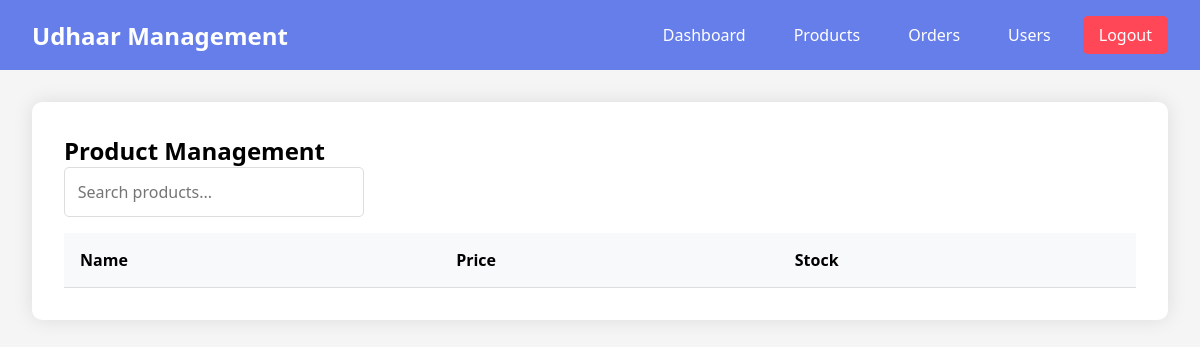
The page /products/ (signed in) on the database as committed earlier.
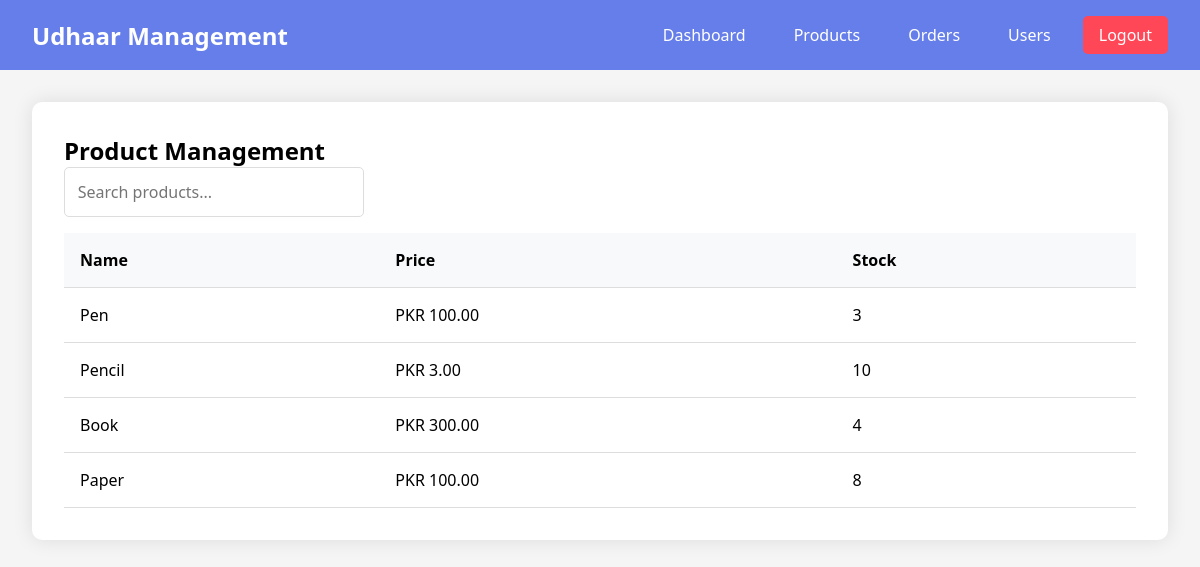
The same page on the database as committed later.
### myapp/models.py (models this page shows, shortened)
class Product(models.Model):
    name = models.CharField(max_length=255)
    price = models.DecimalField(max_digits=10, decimal_places=2)
    stock = models.IntegerField(default=0)
    created_at = models.DateTimeField(auto_now_add=True)
    updated_at = models.DateTimeField(auto_now=True)

### myapp/views.py (the view)
# urls.py: path('products/', views.products, name='products'),
@login_required
def products(request):
    print("Checking product permissions...")
    can_add_product = request.user.has_perm('myapp.add_product')
    can_change_product = request.user.has_perm('myapp.change_product')
    can_delete_product = request.user.has_perm('myapp.delete_product')
    if not request.user.has_perm('myapp.view_product'):
        return render(request, 'myapp/permission_denied.html')
    products = Product.objects.all()
    context = {
        'products': products,
        'can_add_product': can_add_product,
        'can_change_product': can_change_product,
        'can_delete_product': can_delete_product,
    }
    return render(request, 'myapp/products.html', context)

### myapp/templates/myapp/products.html (shortened to what this page needs)
{% extends 'myapp/base.html' %}
{% block content %}
<section id="products" class="section">
  <h2>Product Management</h2>
  <div class="search-container">
    <input
      type="text"
      id="productSearch"
      class="search-input"
      placeholder="Search products..."
    />
  </div>
  <div id="productsList" class="list-container">
    <table>
      <tr>
        <th>Name</th>
        <th>Price</th>
        <th>Stock</th>
      </tr>
      {% for product in products %}
      <tr>
        <td>{{ product.name }}</td>
        <td>PKR {{ product.price }}</td>
        <td>{{ product.stock }}</td>
      </tr>
      {% endfor %}
    </table>
  </div>
</section>
{% endblock %}

### myapp/templates/myapp/base.html (shortened to what this page needs)
{% load static %}
<!DOCTYPE html>
<html lang="en">
  <head>
    <link rel="stylesheet" href="{% static 'myapp/css/styles.css' %}" />
  </head>
  <body>
    {% if user.is_authenticated %}
    <nav class="navbar">
      <div class="logo">Udhaar Management</div>
      <div class="nav-links">
        <a href="{% url 'dashboard' %}" class="nav-btn">Dashboard</a>
        {% if perms.myapp.view_product %}
        <a href="{% url 'products' %}" class="nav-btn">Products</a>
        {% endif %}
        {% if perms.myapp.view_order %}
        <a href="{% url 'orders' %}" class="nav-btn">Orders</a>
        {% endif %}
        {% if perms.myapp.view_user %}
        <a href="{% url 'users' %}" class="nav-btn">Users</a>
        {% endif %}
        <a href="{% url 'logout' %}" class="nav-btn logout">Logout</a>
      </div>
    </nav>
    {% endif %}
    <div class="container">
      {% block content %}{% endblock %}
    </div>
  </body>
</html>

### myapp/static/myapp/css/styles.css (style rules this page uses)
* { margin: 0; padding: 0; box-sizing: border-box; font-family: "Segoe UI", Tahoma, Geneva, Verdana, sans-serif; }
body { background-color: #f5f5f5; }
.navbar { background: #667eea; padding: 1rem 2rem; display: flex; justify-content: space-between; align-items: center; color: white; }
.logo { font-size: 1.5rem; font-weight: bold; }
.nav-links { display: flex; gap: 1rem; }
.nav-btn { padding: 0.5rem 1rem; border: none; background: transparent; color: white; cursor: pointer; font-size: 1rem; transition: opacity 0.3s ease; position: relative; text-decoration: none; }
.nav-btn::after { content: ""; position: absolute; bottom: 0; left: 50%; transform: translateX(-50%); width: 0; height: 2px; background: white; transition: width 0.3s ease; }
.logout { background: #ff4757; border-radius: 5px; }
.container { padding: 2rem; max-width: 1200px; margin: 0 auto; }
.section { background: white; padding: 2rem; border-radius: 10px; box-shadow: 0 0 20px rgba(0, 0, 0, 0.1); margin-bottom: 2rem; }
.list-container { margin-top: 1rem; }
table { width: 100%; border-collapse: collapse; margin-top: 1rem; }
th, td { padding: 1rem; text-align: left; border-bottom: 1px solid #ddd; }
th { background-color: #f8f9fa; font-weight: 600; }
.search-container { margin-bottom: 1rem; }
.search-input { width: 100%; max-width: 300px; padding: 0.8rem; border: 1px solid #ddd; border-radius: 5px; font-size: 1rem; transition: border-color 0.3s ease; }

Rows that differ between the two databases and show on the page:
added Product: name "Pen", price "100.00", stock "3"
added Product: name "Pencil", price "3.00", stock "10"
added Product: name "Book", price "300.00", stock "4"
added Product: name "Paper", price "100.00", stock "8"
